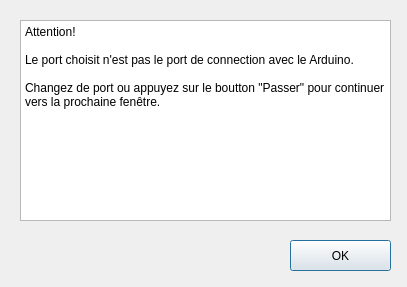
<?xml version="1.0" encoding="UTF-8"?>
<ui version="4.0">
 <class>PassDialog</class>
 <widget class="QDialog" name="PassDialog">
  <property name="geometry">
   <rect>
    <x>0</x>
    <y>0</y>
    <width>407</width>
    <height>287</height>
   </rect>
  </property>
  <property name="windowTitle">
   <string>Dialog</string>
  </property>
  <widget class="QPlainTextEdit" name="plainTextEdit">
   <property name="enabled">
    <bool>true</bool>
   </property>
   <property name="geometry">
    <rect>
     <x>20</x>
     <y>20</y>
     <width>371</width>
     <height>201</height>
    </rect>
   </property>
   <property name="minimumSize">
    <size>
     <width>361</width>
     <height>0</height>
    </size>
   </property>
   <property name="maximumSize">
    <size>
     <width>16777215</width>
     <height>201</height>
    </size>
   </property>
   <property name="autoFillBackground">
    <bool>false</bool>
   </property>
   <property name="readOnly">
    <bool>true</bool>
   </property>
   <property name="plainText">
    <string>Attention!

Le port choisit n'est pas le port de connection avec le Arduino.

Changez de port ou appuyez sur le boutton &quot;Passer&quot; pour continuer vers la prochaine fenêtre.</string>
   </property>
   <property name="textInteractionFlags">
    <set>Qt::NoTextInteraction</set>
   </property>
   <property name="backgroundVisible">
    <bool>false</bool>
   </property>
  </widget>
  <widget class="QPushButton" name="pushButton">
   <property name="geometry">
    <rect>
     <x>290</x>
     <y>240</y>
     <width>101</width>
     <height>31</height>
    </rect>
   </property>
   <property name="text">
    <string>OK</string>
   </property>
  </widget>
 </widget>
 <resources/>
 <connections/>
</ui>
